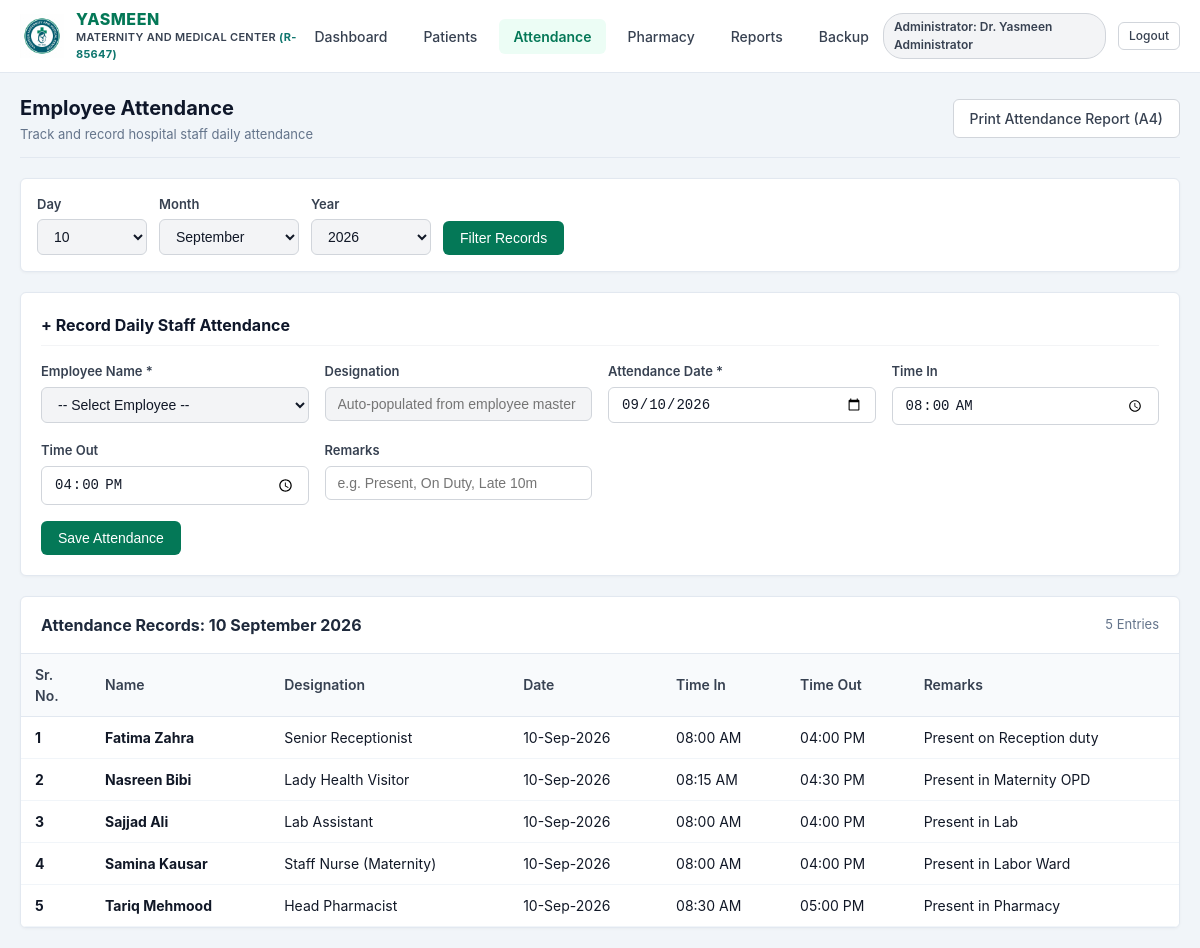
The page /index.php?route=attendance (signed in) on the database its author committed.
### tables this page shows
CREATE TABLE `attendance` (
  `id` int(11) NOT NULL AUTO_INCREMENT,
  `employee_id` int(11) NOT NULL,
  `attendance_date` date NOT NULL,
  `time_in` time DEFAULT NULL,
  `time_out` time DEFAULT NULL,
  `remarks` varchar(255) DEFAULT NULL,
  `recorded_by` int(11) DEFAULT NULL,
  `created_at` timestamp NULL DEFAULT current_timestamp(),
  `updated_at` timestamp NULL DEFAULT current_timestamp() ON UPDATE current_timestamp(),
  PRIMARY KEY (`id`),
  UNIQUE KEY `unique_emp_date` (`employee_id`,`attendance_date`),
  KEY `recorded_by` (`recorded_by`),
  KEY `idx_attendance_date` (`attendance_date`),
  KEY `idx_attendance_employee` (`employee_id`),
  CONSTRAINT `attendance_ibfk_1` FOREIGN KEY (`employee_id`) REFERENCES `employees` (`id`) ON DELETE CASCADE,
  CONSTRAINT `attendance_ibfk_2` FOREIGN KEY (`recorded_by`) REFERENCES `users` (`id`) ON DELETE SET NULL
);

CREATE TABLE `employees` (
  `id` int(11) NOT NULL AUTO_INCREMENT,
  `employee_code` varchar(30) NOT NULL,
  `full_name` varchar(100) NOT NULL,
  `designation` varchar(100) NOT NULL,
  `contact` varchar(30) DEFAULT NULL,
  `address` text DEFAULT NULL,
  `status` enum('active','inactive') NOT NULL DEFAULT 'active',
  `created_at` timestamp NULL DEFAULT current_timestamp(),
  `updated_at` timestamp NULL DEFAULT current_timestamp() ON UPDATE current_timestamp(),
  PRIMARY KEY (`id`),
  UNIQUE KEY `employee_code` (`employee_code`),
  KEY `idx_employees_status` (`status`)
);

### app/models/Attendance.php (called while the page is built, shortened)
<?php
class Attendance {
    public static function getFiltered(int $year, int $month = 0, int $day = 0): array {
        $db = Database::getConnection();
        $conditions = ["YEAR(a.attendance_date) = ?"];
        $params = [$year];
        if ($month > 0) {
            $conditions[] = "MONTH(a.attendance_date) = ?";
            $params[] = $month;
        }
        if ($day > 0) {
            $conditions[] = "DAY(a.attendance_date) = ?";
            $params[] = $day;
        }
        $whereClause = implode(" AND ", $conditions);
        $sql = "
            SELECT
                a.id as attendance_id,
                a.attendance_date,
                a.time_in,
                a.time_out,
                a.remarks,
                e.id as employee_id,
                e.employee_code,
                e.full_name as employee_name,
                e.designation
            FROM attendance a
            INNER JOIN employees e ON a.employee_id = e.id
            WHERE {$whereClause}
            ORDER BY a.attendance_date DESC, e.full_name ASC
        ";
        $stmt = $db->prepare($sql);
        $stmt->execute($params);
        return $stmt->fetchAll();
    }
}

### views/attendance/index.php (the view, shortened to what this page needs)
<?php
$selectedYear = (int)($_GET['year'] ?? date('Y'));
$selectedMonth = (int)($_GET['month'] ?? date('m'));
$selectedDay = (int)($_GET['day'] ?? date('d'));
?>
<!DOCTYPE html>
<html lang="en">
<head>
    <link rel="stylesheet" href="<?php echo BASE_URL; ?>assets/css/style.css">
    <link rel="stylesheet" href="<?php echo BASE_URL; ?>assets/css/print.css" media="print">
</head>
<body>
    <?php require __DIR__ . '/../partials/navbar.php'; ?>
    <main class="main-container">
        <div class="page-header no-print">
            <div>
                <h1 class="page-title">Employee Attendance</h1>
                <p style="color: #64748b; font-size: 13px; margin-top: 2px;">Track and record hospital staff daily attendance</p>
            </div>
            <div class="page-actions">
                <a href="<?php echo BASE_URL; ?>index.php?route=attendance_report&year=<?php echo $selectedYear; ?>&month=<?php echo $selectedMonth; ?>&day=<?php echo $selectedDay; ?>"
                   target="_blank" class="btn btn-secondary">
                   Print Attendance Report (A4)
                </a>
            </div>
        </div>
        <div class="card no-print" style="padding: 16px; margin-bottom: 20px;">
            <form action="<?php echo BASE_URL; ?>index.php" method="GET" style="display: flex; gap: 12px; align-items: flex-end; flex-wrap: wrap;">
                <div class="form-group" style="min-width: 110px;">
                    <label class="form-label" for="filter_day">Day</label>
                    <select id="filter_day" name="day" class="form-control">
                        <?php for ($d = 1; $d <= 31; $d++): ?>
                            <option value="<?php echo $d; ?>" <?php echo $selectedDay === $d ? 'selected' : ''; ?>>
                                <?php echo sprintf('%02d', $d); ?>
                            </option>
                        <?php endfor; ?>
                    </select>
                </div>
                <div class="form-group" style="min-width: 140px;">
                    <label class="form-label" for="filter_month">Month</label>
                    <select id="filter_month" name="month" class="form-control">
                        <?php for ($m = 1; $m <= 12; $m++): ?>
                            <option value="<?php echo $m; ?>" <?php echo $selectedMonth === $m ? 'selected' : ''; ?>>
                                <?php echo date('F', mktime(0, 0, 0, $m, 1)); ?>
                            </option>
                        <?php endfor; ?>
                    </select>
                </div>
                <div class="form-group" style="min-width: 120px;">
                    <label class="form-label" for="filter_year">Year</label>
                    <select id="filter_year" name="year" class="form-control">
                        <?php for ($y = date('Y'); $y >= 2024; $y--): ?>
                            <option value="<?php echo $y; ?>" <?php echo $selectedYear === $y ? 'selected' : ''; ?>>
                                <?php echo $y; ?>
                            </option>
                        <?php endfor; ?>
                    </select>
                </div>
                <button type="submit" class="btn btn-primary">Filter Records</button>
            </form>
        </div>
        <div class="card no-print" style="margin-bottom: 20px;">
            <h3 class="card-title">+ Record Daily Staff Attendance</h3>
            <form action="<?php echo BASE_URL; ?>index.php?route=attendance_store" method="POST">
                <div class="form-grid" style="margin-bottom: 16px;">
                    <div class="form-group">
                        <label class="form-label" for="emp_select">Employee Name *</label>
                        <select id="emp_select" name="employee_id" class="form-control" required onchange="updateDesignation(this)">
                            <option value="">-- Select Employee --</option>
                        </select>
                    </div>
                    <div class="form-group">
                        <label class="form-label" for="emp_designation">Designation</label>
                        <input type="text" id="emp_designation" class="form-control" placeholder="Auto-populated from employee master" readonly>
                    </div>
                    <div class="form-group">
                        <label class="form-label" for="att_date">Attendance Date *</label>
                        <input type="date" id="att_date" name="attendance_date" class="form-control" value="<?php echo date('Y-m-d'); ?>" required>
                    </div>
                    <div class="form-group">
                        <label class="form-label" for="time_in">Time In</label>
                        <input type="time" id="time_in" name="time_in" class="form-control" value="08:00">
                    </div>
                    <div class="form-group">
                        <label class="form-label" for="time_out">Time Out</label>
                        <input type="time" id="time_out" name="time_out" class="form-control" value="16:00">
                    </div>
                    <div class="form-group">
                        <label class="form-label" for="remarks">Remarks</label>
                        <input type="text" id="remarks" name="remarks" class="form-control" placeholder="e.g. Present, On Duty, Late 10m">
                    </div>
                </div>
                <button type="submit" class="btn btn-primary">Save Attendance</button>
            </form>
        </div>
        <div class="card" style="padding: 0; overflow: hidden;">
            <div style="padding: 16px 20px; border-bottom: 1px solid #e2e8f0; display: flex; justify-content: space-between; align-items: center;">
                <h3 style="font-size: 16px; font-weight: 700; color: #1e293b; margin: 0;">
                    Attendance Records:
                    <?php
                        if ($selectedDay > 0) echo sprintf('%02d ', $selectedDay);
                        if ($selectedMonth > 0) echo date('F ', mktime(0, 0, 0, $selectedMonth, 1));
                        echo $selectedYear;
                    ?>
                </h3>
                <span style="font-size: 13px; color: #64748b;"><?php echo count($records); ?> Entries</span>
            </div>
            <div class="table-responsive">
                <table class="data-table report-table">
                    <thead>
                        <tr>
                            <th style="width: 70px;">Sr. No.</th>
                            <th>Name</th>
                            <th>Designation</th>
                            <th>Date</th>
                            <th>Time In</th>
                            <th>Time Out</th>
                            <th>Remarks</th>
                        </tr>
                    </thead>
                    <tbody>
                        <?php if (empty($records)): ?>
                            <tr>
                                <td colspan="7" style="text-align: center; padding: 32px; color: #64748b;">
                                    No attendance records found for this date filter.
                                </td>
                            </tr>
                        <?php else: ?>
                            <?php $srNo = 1; foreach ($records as $row): ?>
                                <tr>
                                    <td><strong><?php echo $srNo++; ?></strong></td>
                                    <td><strong><?php echo htmlspecialchars($row['employee_name']); ?></strong></td>
                                    <td><?php echo htmlspecialchars($row['designation']); ?></td>
                                    <td><?php echo date('d-M-Y', strtotime($row['attendance_date'])); ?></td>
                                    <td><?php echo !empty($row['time_in']) ? date('h:i A', strtotime($row['time_in'])) : '-'; ?></td>
                                    <td><?php echo !empty($row['time_out']) ? date('h:i A', strtotime($row['time_out'])) : '-'; ?></td>
                                    <td><?php echo htmlspecialchars($row['remarks'] ?: 'Present'); ?></td>
                                </tr>
                            <?php endforeach; ?>
                        <?php endif; ?>
                    </tbody>
                </table>
            </div>
        </div>
    </main>
</body>
</html>

### public/assets/css/style.css (style rules this page uses)
:root { --primary: #047857; --primary-hover: #065f46; --primary-light: #ecfdf5; --secondary: #0f766e; --dark: #0f172a; --gray-900: #111827; --gray-700: #374151; --gray-500: #6b7280; --gray-300: #d1d5db; --gray-100: #f3f4f6; --gray-50: #f8fafc; --danger: #dc2626; --danger-light: #fef2f2; --warning: #d97706; --warning-light: #fffbeb; --success: #16a34a; --border-radius: 6px; --font-family: -apple-system, BlinkMacSystemFont, "Segoe UI", Roboto, Oxygen, Ubuntu, Cantarell, "Open Sans", sans-serif; }
* { box-sizing: border-box; margin: 0; padding: 0; }
body { font-family: var(--font-family); font-size: 15px; line-height: 1.5; color: var(--gray-900); background-color: #f1f5f9; }
.main-container { max-width: 1280px; margin: 20px auto; padding: 0 20px; }
.page-header { display: flex; justify-content: space-between; align-items: center; margin-bottom: 20px; padding-bottom: 12px; border-bottom: 1px solid #e2e8f0; }
.page-title { font-size: 20px; font-weight: 700; color: var(--dark); }
.page-actions { display: flex; gap: 10px; }
.card { background-color: #ffffff; border: 1px solid #e2e8f0; border-radius: var(--border-radius); padding: 20px; margin-bottom: 20px; box-shadow: 0 1px 3px rgba(0, 0, 0, 0.04); }
.card-title { font-size: 16px; font-weight: 700; color: var(--dark); margin-bottom: 16px; padding-bottom: 8px; border-bottom: 1px solid var(--gray-100); }
.btn { display: inline-flex; align-items: center; justify-content: center; gap: 6px; padding: 8px 16px; font-size: 14px; font-weight: 500; border-radius: var(--border-radius); border: 1px solid transparent; cursor: pointer; text-decoration: none; transition: background-color 0.15s ease; }
.btn-primary { background-color: var(--primary); color: #ffffff; }
.btn-secondary { background-color: #ffffff; border-color: var(--gray-300); color: var(--gray-700); }
.form-grid { display: grid; grid-template-columns: repeat(auto-fit, minmax(240px, 1fr)); gap: 16px; }
.form-group { display: flex; flex-direction: column; gap: 5px; }
.form-label { font-size: 13px; font-weight: 600; color: var(--gray-700); }
.form-control { padding: 8px 12px; font-size: 14px; border: 1px solid var(--gray-300); border-radius: var(--border-radius); background-color: #ffffff; color: var(--gray-900); outline: none; transition: border-color 0.15s ease; }
.form-control:read-only { background-color: var(--gray-100); cursor: not-allowed; }
.table-responsive { width: 100%; overflow-x: auto; }
table.data-table { width: 100%; border-collapse: collapse; background-color: #ffffff; font-size: 14px; }
table.data-table th { background-color: var(--gray-50); color: var(--gray-700); font-weight: 600; text-align: left; padding: 10px 14px; border-bottom: 1px solid #e2e8f0; }
table.data-table td { padding: 10px 14px; border-bottom: 1px solid #f1f5f9; color: var(--gray-900); }

### rows shown on the page
attendance: employee.full_name "Fatima Zahra", employee.designation "Senior Receptionist", attendance_date "10-Sep-2026", time_in "08:00 AM", time_out "04:00 PM", remarks "Present on Reception duty"
attendance: employee.full_name "Nasreen Bibi", employee.designation "Lady Health Visitor", attendance_date "10-Sep-2026", time_in "08:15 AM", time_out "04:30 PM", remarks "Present in Maternity OPD"
attendance: employee.full_name "Sajjad Ali", employee.designation "Lab Assistant", attendance_date "10-Sep-2026", time_in "08:00 AM", time_out "04:00 PM", remarks "Present in Lab"
attendance: employee.full_name "Samina Kausar", employee.designation "Staff Nurse (Maternity)", attendance_date "10-Sep-2026", time_in "08:00 AM", time_out "04:00 PM", remarks "Present in Labor Ward"
attendance: employee.full_name "Tariq Mehmood", employee.designation "Head Pharmacist", attendance_date "10-Sep-2026", time_in "08:30 AM", time_out "05:00 PM", remarks "Present in Pharmacy"

### other values the page prints
$userRole "Administrator"
$userName "Dr. Yasmeen Administrator"
count($records) "5"
form field day "10"
form field month "September"
form field year "2026"
